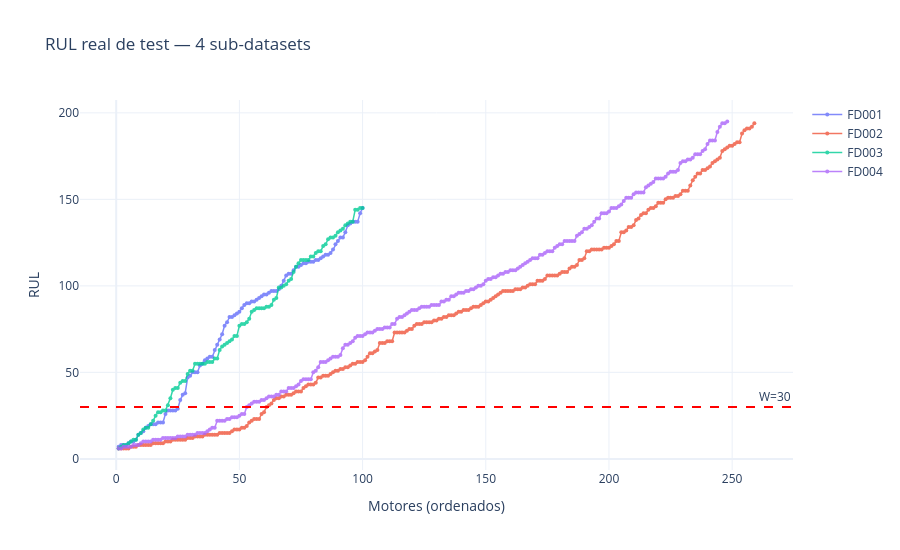

Notebook code for this chart:
### Code cell
fig = go.Figure()

for ds_id, color in zip(DATASETS, ["#636EFA", "#EF553B", "#00CC96", "#AB63FA"]):
    rul = data[ds_id][2].sort_values().values
    fig.add_trace(go.Scatter(
        x=list(range(1, len(rul) + 1)),
        y=rul,
        mode="lines+markers",
        name=ds_id,
        marker=dict(size=4),
        line=dict(width=1.5),
        opacity=0.8,
    ))

fig.add_hline(y=CLASSIFICATION_W, line_dash="dash", line_color="red", annotation_text=f"W={CLASSIFICATION_W}")
fig.update_layout(
    title="RUL real de test — 4 sub-datasets",
    xaxis_title="Motores (ordenados)",
    yaxis_title="RUL",
    template="plotly_white",
    height=550,
    hovermode="x unified",
)
fig.show()

### Figure 1 — Plotly figure (JSON) as saved in the notebook; plotly's stock layout.template omitted (floating-point values rounded to 4 significant figures; data arrays with more than 128 entries replaced by an {"elided": "..."} marker saying what was removed)
{"data": [{"line": {"width": 1.5}, "marker": {"size": 4}, "mode": "lines+markers", "name": "FD001", "opacity": 0.8, "type": "scatter", "x": [1, 2, 3, 4, 5, 6, 7, 8, 9, 10, 11, 12, 13, 14, 15, 16, 17, 18, 19, 20, 21, 22, 23, 24, 25, 26, 27, 28, 29, 30, 31, 32, 33, 34, 35, 36, 37, 38, 39, 40, 41, 42, 43, 44, 45, 46, 47, 48, 49, 50, 51, 52, 53, 54, 55, 56, 57, 58, 59, 60, 61, 62, 63, 64, 65, 66, 67, 68, 69, 70, 71, 72, 73, 74, 75, 76, 77, 78, 79, 80, 81, 82, 83, 84, 85, 86, 87, 88, 89, 90, 91, 92, 93, 94, 95, 96, 97, 98, 99, 100], "y": [7, 8, 8, 8, 9, 10, 10, 11, 14, 15, 16, 18, 19, 20, 20, 20, 21, 21, 21, 26, 28, 28, 28, 28, 29, 34, 37, 38, 47, 48, 50, 50, 50, 54, 55, 57, 58, 59, 59, 63, 66, 69, 72, 77, 79, 82, 82, 83, 84, 85, 87, 89, 90, 90, 91, 91, 92, 93, 94, 95, 95, 96, 97, 97, 97, 98, 100, 103, 106, 107, 107, 109, 111, 111, 112, 113, 113, 114, 114, 114, 115, 115, 116, 117, 118, 118, 119, 121, 124, 126, 128, 128, 131, 135, 136, 137, 137, 137, 142, 145]}, {"line": {"width": 1.5}, "marker": {"size": 4}, "mode": "lines+markers", "name": "FD002", "opacity": 0.8, "type": "scatter", "x": {"elided": "259 int values"}, "y": {"elided": "259 int values"}}, {"line": {"width": 1.5}, "marker": {"size": 4}, "mode": "lines+markers", "name": "FD003", "opacity": 0.8, "type": "scatter", "x": [1, 2, 3, 4, 5, 6, 7, 8, 9, 10, 11, 12, 13, 14, 15, 16, 17, 18, 19, 20, 21, 22, 23, 24, 25, 26, 27, 28, 29, 30, 31, 32, 33, 34, 35, 36, 37, 38, 39, 40, 41, 42, 43, 44, 45, 46, 47, 48, 49, 50, 51, 52, 53, 54, 55, 56, 57, 58, 59, 60, 61, 62, 63, 64, 65, 66, 67, 68, 69, 70, 71, 72, 73, 74, 75, 76, 77, 78, 79, 80, 81, 82, 83, 84, 85, 86, 87, 88, 89, 90, 91, 92, 93, 94, 95, 96, 97, 98, 99, 100], "y": [6, 7, 8, 8, 9, 10, 11, 11, 14, 15, 17, 18, 18, 20, 22, 25, 27, 27, 28, 28, 31, 35, 40, 41, 41, 44, 45, 45, 49, 51, 51, 55, 55, 55, 55, 55, 56, 56, 56, 58, 58, 63, 65, 66, 67, 68, 69, 71, 71, 77, 78, 78, 79, 81, 85, 86, 87, 87, 87, 87, 88, 88, 89, 92, 93, 99, 99, 100, 101, 103, 104, 108, 111, 113, 115, 115, 115, 115, 117, 117, 119, 120, 120, 123, 124, 127, 128, 128, 129, 131, 132, 133, 135, 136, 137, 137, 144, 144, 145, 145]}, {"line": {"width": 1.5}, "marker": {"size": 4}, "mode": "lines+markers", "name": "FD004", "opacity": 0.8, "type": "scatter", "x": {"elided": "248 int values"}, "y": {"elided": "248 int values"}}], "layout": {"annotations": [{"showarrow": false, "text": "W=30", "x": 1, "xanchor": "right", "xref": "x domain", "y": 30, "yanchor": "bottom", "yref": "y"}], "height": 550, "hovermode": "x unified", "shapes": [{"line": {"color": "red", "dash": "dash"}, "type": "line", "x0": 0, "x1": 1, "xref": "x domain", "y0": 30, "y1": 30, "yref": "y"}], "title": {"text": "RUL real de test — 4 sub-datasets"}, "xaxis": {"title": {"text": "Motores (ordenados)"}}, "yaxis": {"title": {"text": "RUL"}}}}
